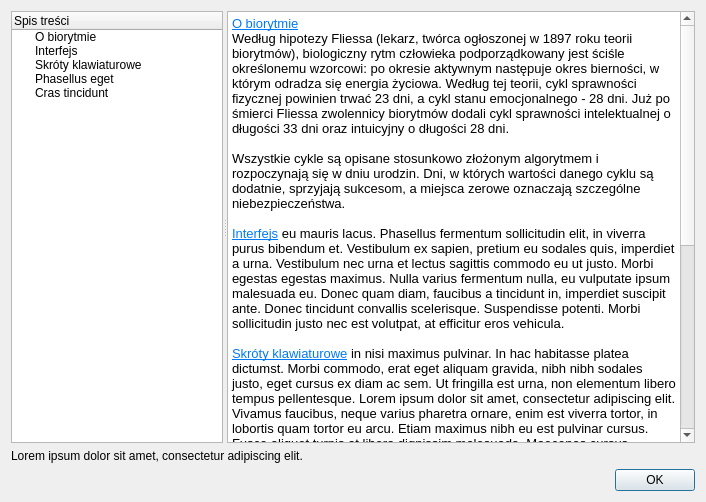
<?xml version="1.0" encoding="UTF-8"?>
<ui version="4.0">
 <class>HelpDialog</class>
 <widget class="QDialog" name="HelpDialog">
  <property name="geometry">
   <rect>
    <x>0</x>
    <y>0</y>
    <width>706</width>
    <height>502</height>
   </rect>
  </property>
  <property name="windowTitle">
   <string>Pomoc</string>
  </property>
  <property name="windowIcon">
   <iconset resource="images.qrc">
    <normaloff>:/images/biorhythm_16.png</normaloff>:/images/biorhythm_16.png</iconset>
  </property>
  <layout class="QGridLayout" name="gridLayout">
   <item row="2" column="0">
    <layout class="QHBoxLayout" name="horizontalLayout">
     <item>
      <spacer name="horizontalSpacer">
       <property name="orientation">
        <enum>Qt::Horizontal</enum>
       </property>
       <property name="sizeHint" stdset="0">
        <size>
         <width>40</width>
         <height>20</height>
        </size>
       </property>
      </spacer>
     </item>
     <item>
      <widget class="QPushButton" name="pushButtonOK">
       <property name="toolTip">
        <string>Zamknij okno pomocy</string>
       </property>
       <property name="text">
        <string>OK</string>
       </property>
      </widget>
     </item>
    </layout>
   </item>
   <item row="1" column="0">
    <widget class="QLabel" name="label">
     <property name="text">
      <string>Lorem ipsum dolor sit amet, consectetur adipiscing elit.</string>
     </property>
    </widget>
   </item>
   <item row="0" column="0">
    <widget class="QSplitter" name="splitter">
     <property name="sizePolicy">
      <sizepolicy hsizetype="Expanding" vsizetype="Expanding">
       <horstretch>0</horstretch>
       <verstretch>0</verstretch>
      </sizepolicy>
     </property>
     <property name="orientation">
      <enum>Qt::Horizontal</enum>
     </property>
     <widget class="QTreeWidget" name="treeWidget">
      <property name="sizePolicy">
       <sizepolicy hsizetype="Ignored" vsizetype="Expanding">
        <horstretch>0</horstretch>
        <verstretch>0</verstretch>
       </sizepolicy>
      </property>
      <property name="toolTip">
       <string>Spis treści</string>
      </property>
      <property name="sizeAdjustPolicy">
       <enum>QAbstractScrollArea::AdjustToContentsOnFirstShow</enum>
      </property>
      <attribute name="headerVisible">
       <bool>true</bool>
      </attribute>
      <column>
       <property name="text">
        <string>Spis treści</string>
       </property>
      </column>
      <item>
       <property name="text">
        <string>O biorytmie</string>
       </property>
      </item>
      <item>
       <property name="text">
        <string>Interfejs</string>
       </property>
      </item>
      <item>
       <property name="text">
        <string>Skróty klawiaturowe</string>
       </property>
      </item>
      <item>
       <property name="text">
        <string>Phasellus eget</string>
       </property>
      </item>
      <item>
       <property name="text">
        <string>Cras tincidunt</string>
       </property>
      </item>
     </widget>
     <widget class="QTextBrowser" name="textBrowser">
      <property name="sizePolicy">
       <sizepolicy hsizetype="Expanding" vsizetype="Expanding">
        <horstretch>0</horstretch>
        <verstretch>0</verstretch>
       </sizepolicy>
      </property>
      <property name="toolTip">
       <string/>
      </property>
      <property name="html">
       <string>&lt;!DOCTYPE HTML PUBLIC &quot;-//W3C//DTD HTML 4.0//EN&quot; &quot;http://www.w3.org/TR/REC-html40/strict.dtd&quot;&gt;
&lt;html&gt;&lt;head&gt;&lt;meta name=&quot;qrichtext&quot; content=&quot;1&quot; /&gt;&lt;style type=&quot;text/css&quot;&gt;
p, li { white-space: pre-wrap; }
&lt;/style&gt;&lt;/head&gt;&lt;body style=&quot; font-family:'Noto Sans'; font-size:10pt; font-weight:400; font-style:normal;&quot;&gt;
&lt;p style=&quot; margin-top:0px; margin-bottom:0px; margin-left:0px; margin-right:0px; -qt-block-indent:0; text-indent:0px;&quot;&gt;&lt;a name=&quot;Lorem ipsum&quot;&gt;&lt;/a&gt;&lt;a href=&quot;#Lorem ipsum&quot;&gt;&lt;span style=&quot; text-decoration: underline; color:#007af4;&quot;&gt;O&lt;/span&gt;&lt;/a&gt;&lt;span style=&quot; text-decoration: underline; color:#007af4;&quot;&gt; biorytmie&lt;/span&gt;&lt;/p&gt;
&lt;p style=&quot; margin-top:0px; margin-bottom:0px; margin-left:0px; margin-right:0px; -qt-block-indent:0; text-indent:0px;&quot;&gt;Według hipotezy Fliessa (lekarz, twórca ogłoszonej w 1897 roku teorii biorytmów), biologiczny rytm człowieka podporządkowany jest ściśle określonemu wzorcowi: po okresie aktywnym następuje okres bierności, w którym odradza się energia życiowa. Według tej teorii, cykl sprawności fizycznej powinien trwać 23 dni, a cykl stanu emocjonalnego - 28 dni. Już po śmierci Fliessa zwolennicy biorytmów dodali cykl sprawności intelektualnej o długości 33 dni oraz intuicyjny o długości 28 dni.&lt;/p&gt;
&lt;p style=&quot;-qt-paragraph-type:empty; margin-top:0px; margin-bottom:0px; margin-left:0px; margin-right:0px; -qt-block-indent:0; text-indent:0px;&quot;&gt;&lt;br /&gt;&lt;/p&gt;
&lt;p style=&quot; margin-top:0px; margin-bottom:0px; margin-left:0px; margin-right:0px; -qt-block-indent:0; text-indent:0px;&quot;&gt;Wszystkie cykle są opisane stosunkowo złożonym algorytmem i rozpoczynają się w dniu urodzin. Dni, w których wartości danego cyklu są dodatnie, sprzyjają sukcesom, a miejsca zerowe oznaczają szczególne niebezpieczeństwa.&lt;/p&gt;
&lt;p style=&quot;-qt-paragraph-type:empty; margin-top:0px; margin-bottom:0px; margin-left:0px; margin-right:0px; -qt-block-indent:0; text-indent:0px;&quot;&gt;&lt;br /&gt;&lt;/p&gt;
&lt;p style=&quot; margin-top:0px; margin-bottom:0px; margin-left:0px; margin-right:0px; -qt-block-indent:0; text-indent:0px;&quot;&gt;&lt;span style=&quot; text-decoration: underline; color:#007af4;&quot;&gt;Interfejs&lt;/span&gt; eu mauris lacus. Phasellus fermentum sollicitudin elit, in viverra purus bibendum et. Vestibulum ex sapien, pretium eu sodales quis, imperdiet a urna. Vestibulum nec urna et lectus sagittis commodo eu ut justo. Morbi egestas egestas maximus. Nulla varius fermentum nulla, eu vulputate ipsum malesuada eu. Donec quam diam, faucibus a tincidunt in, imperdiet suscipit ante. Donec tincidunt convallis scelerisque. Suspendisse potenti. Morbi sollicitudin justo nec est volutpat, at efficitur eros vehicula.&lt;/p&gt;
&lt;p style=&quot;-qt-paragraph-type:empty; margin-top:0px; margin-bottom:0px; margin-left:0px; margin-right:0px; -qt-block-indent:0; text-indent:0px;&quot;&gt;&lt;br /&gt;&lt;/p&gt;
&lt;p style=&quot; margin-top:0px; margin-bottom:0px; margin-left:0px; margin-right:0px; -qt-block-indent:0; text-indent:0px;&quot;&gt;&lt;span style=&quot; text-decoration: underline; color:#007af4;&quot;&gt;Skróty klawiaturowe&lt;/span&gt; in nisi maximus pulvinar. In hac habitasse platea dictumst. Morbi commodo, erat eget aliquam gravida, nibh nibh sodales justo, eget cursus ex diam ac sem. Ut fringilla est urna, non elementum libero tempus pellentesque. Lorem ipsum dolor sit amet, consectetur adipiscing elit. Vivamus faucibus, neque varius pharetra ornare, enim est viverra tortor, in lobortis quam tortor eu arcu. Etiam maximus nibh eu est pulvinar cursus. Fusce aliquet turpis at libero dignissim malesuada. Maecenas cursus scelerisque diam, quis laoreet justo lobortis vitae. Suspendisse non mattis elit, nec consequat nulla. Sed luctus leo orci, sed dapibus felis ultricies ut. Proin suscipit elit eget justo interdum, nec bibendum lorem ultrices. Etiam ut commodo magna. Phasellus tincidunt, turpis sit amet tincidunt viverra, felis arcu tempus ante, id semper diam est sit amet ante. Vestibulum finibus lorem nec nulla lobortis, sit amet aliquet nibh auctor.&lt;/p&gt;
&lt;p style=&quot;-qt-paragraph-type:empty; margin-top:0px; margin-bottom:0px; margin-left:0px; margin-right:0px; -qt-block-indent:0; text-indent:0px;&quot;&gt;&lt;br /&gt;&lt;/p&gt;
&lt;p style=&quot; margin-top:0px; margin-bottom:0px; margin-left:0px; margin-right:0px; -qt-block-indent:0; text-indent:0px;&quot;&gt;&lt;a name=&quot;Phasellus eget&quot;&gt;&lt;/a&gt;&lt;a href=&quot;#Phasellus eget&quot;&gt;&lt;span style=&quot; text-decoration: underline; color:#007af4;&quot;&gt;O&lt;/span&gt;&lt;/a&gt;&lt;span style=&quot; text-decoration: underline; color:#007af4;&quot;&gt;graniczenia programu&lt;/span&gt; nunc dui. Ut a egestas lacus. Phasellus nec scelerisque quam. Donec non egestas erat, ut tincidunt arcu. Maecenas quam est, viverra mattis urna elementum, blandit finibus nunc. Morbi et velit et metus tincidunt convallis nec a lacus. Pellentesque habitant morbi tristique senectus et netus et malesuada fames ac turpis egestas. Donec venenatis, augue et cursus facilisis, ex sapien blandit eros, eu congue sem felis vitae ligula. Maecenas nisi neque, hendrerit id sem ut, ornare congue diam. Quisque non elit placerat sapien mollis tincidunt. Interdum et malesuada fames ac ante ipsum primis in faucibus. Ut vestibulum sem tempus ex semper, sit amet pretium nisl laoreet. Suspendisse et justo vitae nunc aliquet dignissim. Interdum et malesuada fames ac ante ipsum primis in faucibus.&lt;/p&gt;
&lt;p style=&quot;-qt-paragraph-type:empty; margin-top:0px; margin-bottom:0px; margin-left:0px; margin-right:0px; -qt-block-indent:0; text-indent:0px;&quot;&gt;&lt;br /&gt;&lt;/p&gt;
&lt;p style=&quot; margin-top:0px; margin-bottom:0px; margin-left:0px; margin-right:0px; -qt-block-indent:0; text-indent:0px;&quot;&gt;&lt;a name=&quot;Cras tincidunt&quot;&gt;&lt;/a&gt;&lt;a href=&quot;#Cras tincidunt&quot;&gt;&lt;span style=&quot; text-decoration: underline; color:#007af4;&quot;&gt;C&lt;/span&gt;&lt;/a&gt;&lt;span style=&quot; text-decoration: underline; color:#007af4;&quot;&gt;ras tincidunt&lt;/span&gt; rhoncus lobortis. Suspendisse potenti. Morbi semper lacinia nibh sit amet bibendum. In volutpat augue nec consequat dignissim. Morbi ultricies porttitor eros, sed dapibus velit imperdiet in. Nulla tristique semper enim nec vestibulum. Vestibulum et lacus enim. Cras ac ultrices quam.&lt;/p&gt;&lt;/body&gt;&lt;/html&gt;</string>
      </property>
     </widget>
    </widget>
   </item>
  </layout>
 </widget>
 <resources>
  <include location="images.qrc"/>
 </resources>
 <connections/>
</ui>
